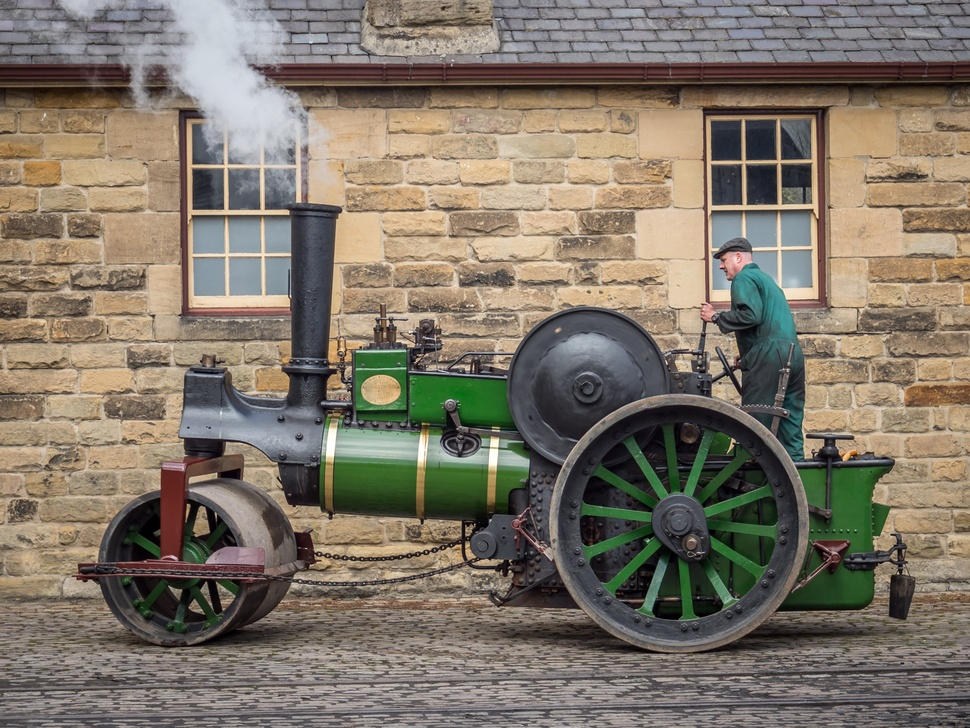
#> input picture artwork/aveling-porter-5499-blueprint-v10/evidence/side-source-4096.jpg, 970 x 728 px, shrunk from 4095 x 3072 before the run
$ python prepare_emblem.py ../../../../../aveling-porter-5499-blueprint-v10/evidence/side-source-4096.jpg
#> lines starting #> are read from the running program, lines starting #| are printed output that depends on the picture; after the words box and inside, x2 and y2 are one past the last pixel; in counts of white or black regions, pixels touching at a corner belong together
#!/usr/bin/env python3
"""Freeze an upright outline from the user-selected GWRA casting photograph.

Optional preparation only: normal builds consume reviewed frozen vectors.
"""
import argparse,hashlib,json,re,subprocess,sys,tempfile
from math import cos,sin,pi
from pathlib import Path
import xml.etree.ElementTree as ET
import numpy as np
from PIL import Image,ImageDraw,ImageFilter
ROOT=Path(__file__).resolve().parents[3]
sys.path[:0]=[str(ROOT/'src'),str(ROOT)]
from city_map_plotter.vector_path import Affine2D
from tools.engineering_source_plates.aveling_5499_v14.drafting import Path as DraftPath
HERE=Path(__file__).resolve().parent

def parse_potrace(svg,height):
    paths=[]
    for el in ET.parse(svg).iter('{http://www.w3.org/2000/svg}path'):
        tokens=re.findall(r'[MLCZmlcz]|[-+]?(?:\d+(?:\.\d*)?|\.\d+)',el.get('d'))
        i=0;cmd=None;draft=None;at=(0,0)
        while i<len(tokens):
            if tokens[i].isalpha():
                cmd=tokens[i];i+=1
                if cmd in 'zZ':
                    draft.close();paths.append(draft.vector());at=draft.start;draft=None;continue
            n=6 if cmd in 'cC' else 2;v=list(map(float,tokens[i:i+n]));i+=n
            pts=[(v[j]+(at[0] if cmd.islower() else 0),v[j+1]+(at[1] if cmd.islower() else 0)) for j in range(0,n,2)]
            if cmd in 'mM':
                if draft is not None:paths.append(draft.vector())
                draft=DraftPath(*pts[0]);cmd='l' if cmd=='m' else 'L'
            elif cmd in 'lL':draft.line(*pts[0])
            else:draft.curve(*pts[0],*pts[1],*pts[2])
            at=pts[-1]
        if draft is not None:paths.append(draft.vector())
    return [p.transformed(Affine2D(a=.01,d=-.01,f=height)) for p in paths]

def prepare(source,output,mask_output=None):
    im=Image.open(source).convert('RGB');a=np.asarray(im,dtype=float)
#> in prepare, im is the input picture: PIL image 970x728 RGB; mean R, G, B 127.1, 117.6, 104.2
    r,g,b=a[:,:,0],a[:,:,1],a[:,:,2]
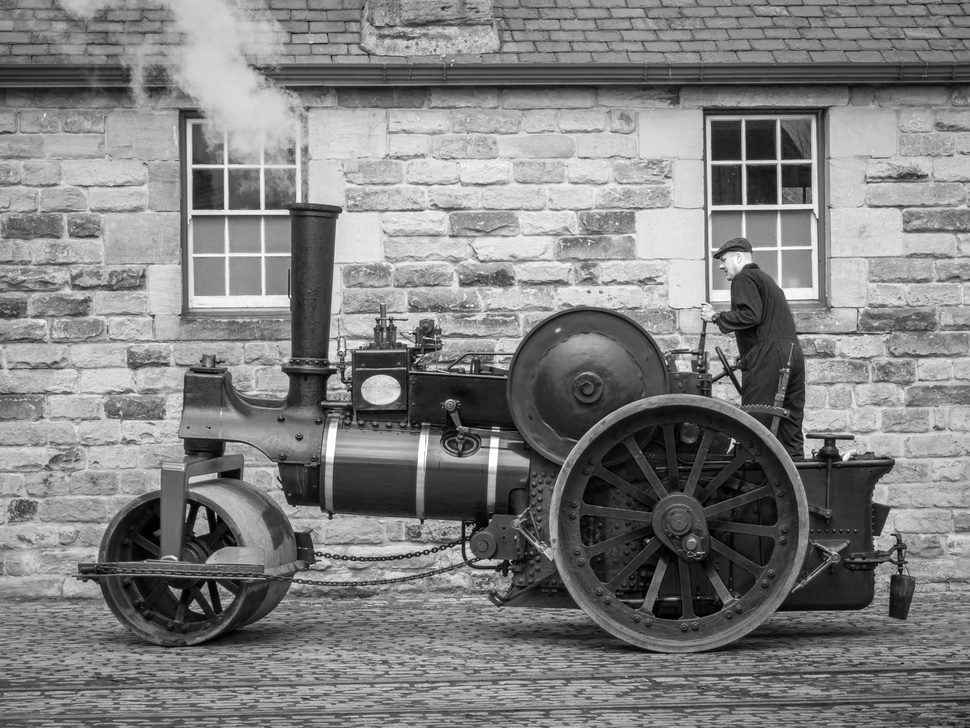
#> r: shape (728, 970) float64; min 0, max 255, mean 127.1
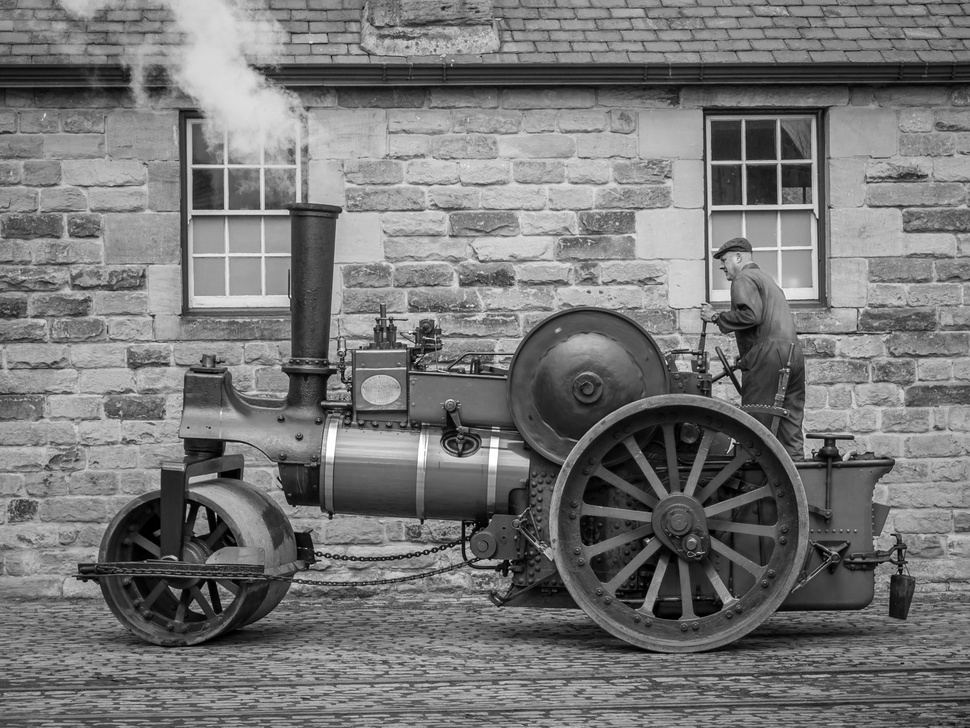
#> g: shape (728, 970) float64; min 0, max 255, mean 117.6
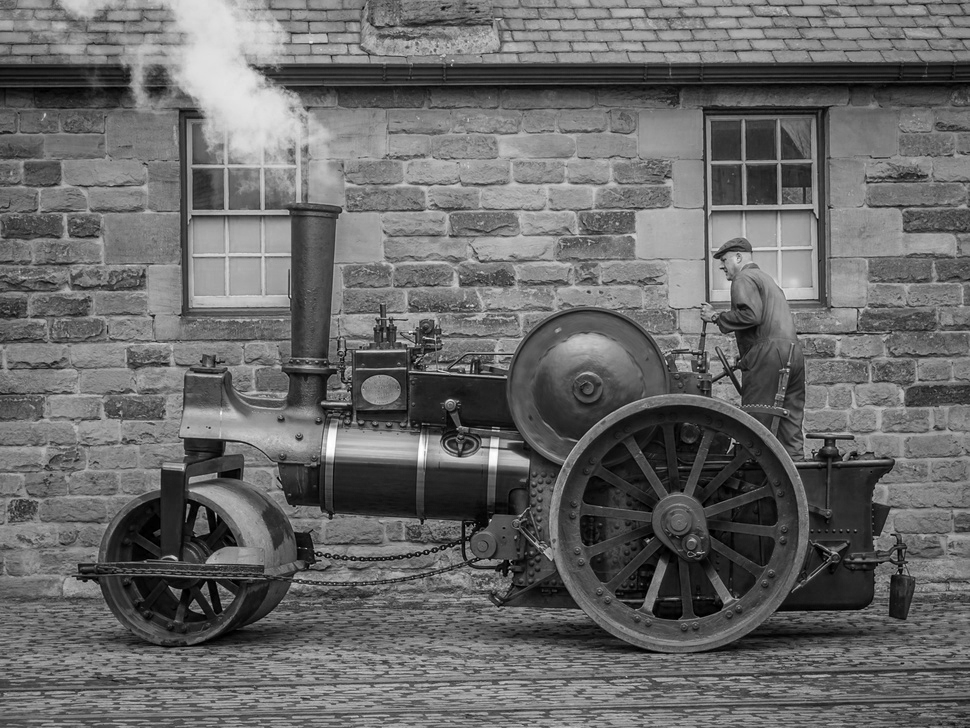
#> b: shape (728, 970) float64; min 0, max 255, mean 104.2
    # Select warm brass/green patina and adjacent dark casting edges. Exclude
    # the cool photographic shadow, then fill highlights enclosed by the body.
    warm=(np.maximum(r,g)-b>16)&(g-b>6)
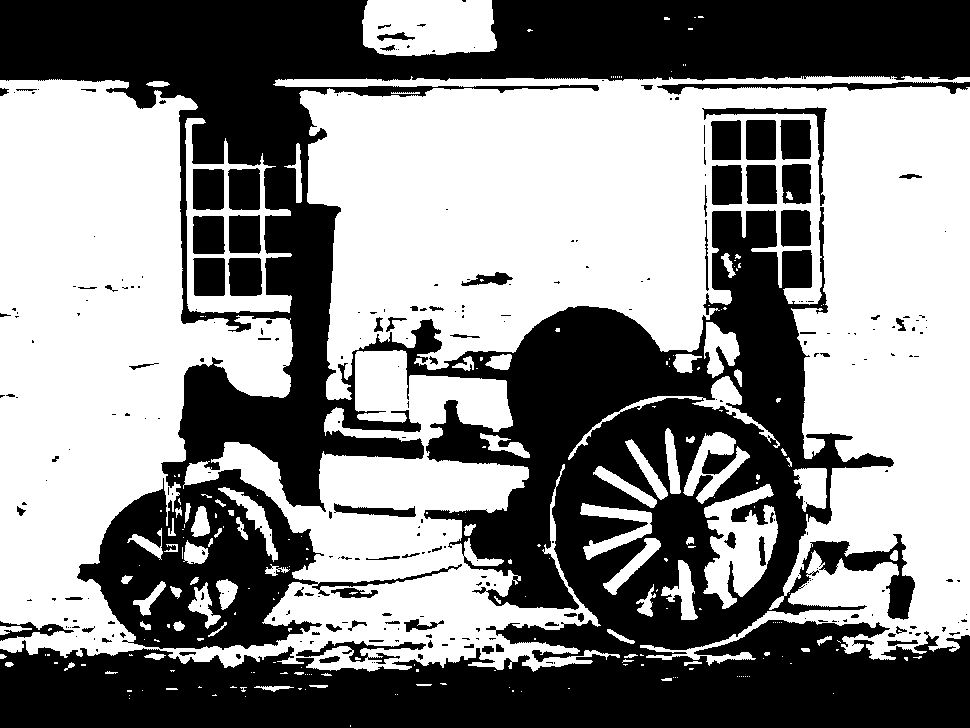
#> warm: shape (728, 970) bool; 53.7% white; 277 black regions (193 under 20 px), largest, box (x1, y1, x2, y2) and area: (0, 0, 970, 728) 302217, (657, 82, 970, 95) 1486, (228, 168, 260, 210) 1263
    neighbourhood=np.asarray(Image.fromarray((warm*255).astype('uint8')).filter(ImageFilter.MaxFilter(15)))>0
#> neighbourhood: shape (728, 970) bool; 75% white; 52 black regions (8 under 20 px), largest, box (x1, y1, x2, y2) and area: (0, 0, 970, 159) 65635, (0, 643, 970, 728) 48474, (478, 314, 704, 601) 17238
    foreground=warm|(neighbourhood&(a.max(2)<150))
#> foreground: shape (728, 970) bool; 71.7% white; 878 black regions (785 under 20 px), largest, box (x1, y1, x2, y2) and area: (0, 0, 970, 202) 69658, (0, 643, 970, 728) 51461, (478, 314, 704, 601) 17262
    mask=Image.fromarray((foreground*255).astype('uint8')).filter(ImageFilter.MedianFilter(5))
#> mask: PIL image 970x728 L; 72.3% white; 120 black regions (57 under 20 px), largest, box (x1, y1, x2, y2) and area: (0, 0, 970, 202) 69668, (0, 644, 970, 728) 51943, (479, 314, 704, 601) 17224
    mask=mask.filter(ImageFilter.MaxFilter(7)).filter(ImageFilter.MinFilter(7))
#> mask: PIL image 970x728 L; 73.2% white; 52 black regions, largest, box (x1, y1, x2, y2) and area: (0, 0, 970, 202) 69111, (0, 650, 970, 728) 49489, (479, 314, 703, 601) 17192
    ImageDraw.floodfill(mask,(0,0),128,thresh=0)
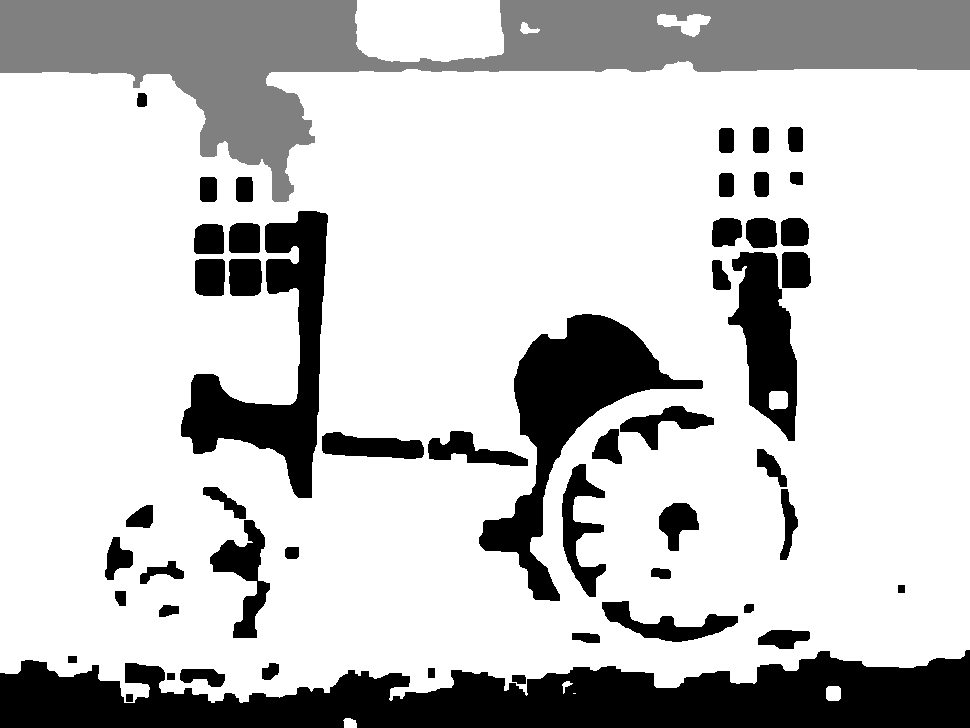
#> mask: PIL image 970x728 L; min 0, max 255, mean 199.3
    solid=Image.fromarray(np.where(np.asarray(mask)==128,0,255).astype('uint8'))
#> solid: PIL image 970x728 L; 90.2% white; 1 black region, box (x1, y1, x2, y2) and area: (0, 0, 970, 202) 69111
    solid=solid.filter(ImageFilter.GaussianBlur(5.0)).point(lambda v:255 if v>=128 else 0)
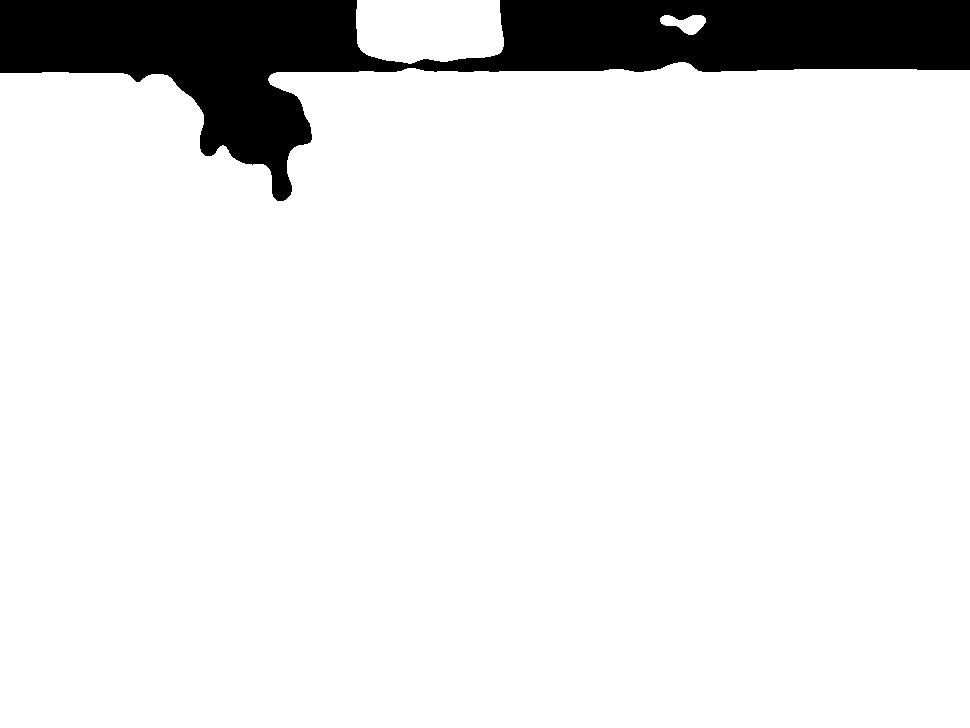
#> solid: PIL image 970x728 L; 90.2% white; 1 black region, box (x1, y1, x2, y2) and area: (0, 0, 970, 201) 69316
    if mask_output:solid.save(mask_output)
    with tempfile.TemporaryDirectory(prefix='gwra-invicta-') as scratch:
        p=Path(scratch)
        Image.fromarray(255-np.asarray(solid)).convert('1').save(p/'mask.pbm')
        subprocess.run(['potrace',str(p/'mask.pbm'),'-s','-o',str(p/'trace.svg'),
            '--turdsize','180','--opttolerance','5.0','--alphamax','1.0','--unit','100'],check=True)
#> (this line was passed over: subprocess is not available in this run)
        paths=parse_potrace(p/'trace.svg',im.height)
    assert len(paths)==1,('unexpected silhouette components',len(paths))
    angle=45.0;theta=angle*pi/180
    rotation=Affine2D(a=cos(theta),b=sin(theta),c=-sin(theta),d=cos(theta))
    oriented=[p.transformed(rotation) for p in paths];boxes=[p.bounds() for p in oriented]
    data={'source_id':'invicta-gwra-2025','source_sha256':hashlib.sha256(source.read_bytes()).hexdigest(),
        'source_size_px':list(im.size),'source_url':'https://www.gwra.co.uk/uploads/product-images/2025mar/extralarge/51.jpg',
        'orientation_clockwise_degrees':angle,'orientation_transform':{k:getattr(rotation,k) for k in ['a','b','c','d','e','f']},
        'orientation_scope':'In-plane presentation rotation into an upright rearing pose; not a calibrated perspective reconstruction.',
        'method':'Colour-isolate brass/patina; retain adjacent dark casting edges; fill enclosed highlights; 5 px contour smoothing; Potrace cubic optimisation at 5 source pixels. Sculpted relief details are separately drafted against the same photograph.',
        'bounds_px':[min(b.min_x for b in boxes),min(b.min_y for b in boxes),max(b.max_x for b in boxes),max(b.max_y for b in boxes)],
        'source_paths':[p.to_svg_path_data() for p in paths],'paths':[p.to_svg_path_data() for p in oriented]}
    output.write_text(json.dumps(data,indent=2)+'\n')
    print(json.dumps({'outline_paths':len(paths),'segments':sum(len(p.segments) for p in paths),'oriented_bounds':data['bounds_px']},indent=2))

if __name__=='__main__':
    parser=argparse.ArgumentParser(description=__doc__)
    parser.add_argument('source',type=Path)
    parser.add_argument('--output',type=Path,default=HERE/'invicta-emblem.json')
    parser.add_argument('--mask-output',type=Path)
#> (the run stopped early here; a loop or call above may not have finished)
